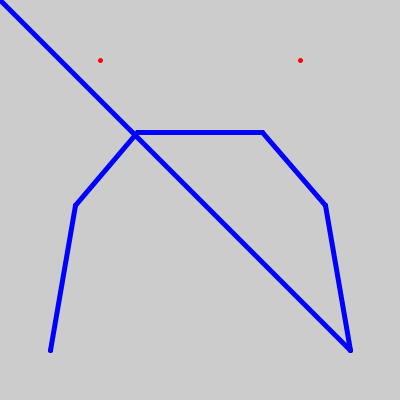
Frame 1 (no input)
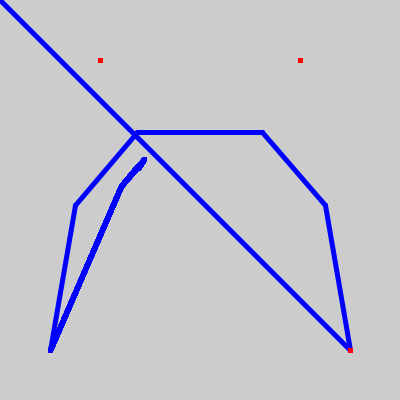
Frame 60 (the mouse pressed at the canvas centre just before this capture)
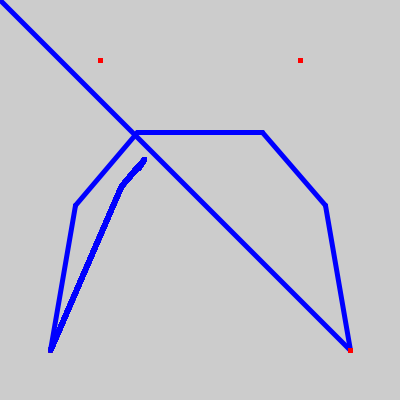
Frame 120 (the mouse held since frame 60 and released just before this capture)

The Processing sketch that drew these frames (run headless with seeded random() and noise(); from frame 60 on, the mouse is pressed at the canvas centre):

// Processing sketch: sketch_140929d
// ── sketch_140929d.pde

int tt=0;
int a = 0;
int b = 0;
int cou =0;
int cou2=0;
PVector [] P = {  


  new PVector( 50, 350 ), 


  new PVector(100, 60 ), 


  new PVector( 300, 60 ), 


  new PVector( 350, 350 ) 


}; 


PVector [] empty = new PVector[8];
PVector [] t = new PVector[8];
PVector [] div = new PVector[16];
void setup() 


{ 

  size(400,400); 
   noFill(); 
  
   for(int z=0; z<8; z++)
   {
    t[z] = new PVector(0,0);
   }
   for(int x=0; x<8; x++)
   {
     empty[x] = new PVector(0,0);
   }

   for(int y=0; y<16; y++)
   {
     div[y] = new PVector(0,0);
   }
} 


  


void draw() 
{ 
  stroke(255.0, 0.0, 0.0); 
  strokeWeight(5.0); 
  PVector [] Q = new PVector [P.length];
  for(int i=0; i<Q.length; i++)
  {
    point(P[i].x,P[i].y);
  }

   
  if(tt<2)
  {

    if(tt==0)
     getPt(P);
    else
    {
      getPt(div);
    }
     tt++;
  }
  
  for(int i=0; i<15; i++)
  {
    stroke(0.0, 0.0, 255.0); 
    point(div[i].x,div[i].y); 
    line(div[i].x,div[i].y,div[i+1].x,div[i+1].y);
  }
} 






void getPt( PVector [] n1)
{
   cou =0;
   int count = 0;
   int jug = 0;
   if(tt<1)
   {
      PVector [] Q = new PVector [n1.length];
      jug = Q.length;
   }
   else
   {
     print("!!!! "+cou2+" !!!!\n");
     jug = cou2;
   }

   print("!!!! "+jug+" !!!!\n");
   for(int z=0; z<jug/4; z++)
   {
    
     a=0; 
     print(jug/4);
    
      
     if(count == 4)
     {
       count = 0;
     }
     
     if(count ==0);
     {
       
       t[a]= n1[count+(z*4)];
       count++;
       print("\n"+ t[a]);
     }
     for(int i=0; i<3; i++)
     {
       a++;
       t[a].x= n1[i+(z*4)].x +(n1[(i+1)+(z*4)].x-n1[i+(z*4)].x)/2;
       t[a].y= n1[i+(z*4)].y +(n1[(i+1)+(z*4)].y-n1[i+(z*4)].y)/2;
       print("\n"+ t[a]);
     }
     count++;
     for(int j=1; j<3; j++)
     {
       a++;
       t[a].x = t[j].x+(t[j+1].x-t[j].x)/2;
       t[a].y = t[j].y+(t[j+1].y-t[j].y)/2;
       print("\n"+ t[a]);
     }
     a++;
     //print("\n"+a);
     t[a].x = t[a-2].x + (t[a-1].x-t[a-2].x)/2; 
     t[a].y = t[a-2].y + (t[a-1].y-t[a-2].y)/2;
     print("\n"+ t[a]);
     a++;
     count++;
     if(count == 3)
     {
       t[a] = n1[count+(z*4)];  
       print("\n"+ t[a]);
     }
     
//     for(int k=0; k<7; k++)
//     {
//       if(b<)
//      {
//       empty[b] = t[c[k]];
//       b++;
//       print(empty[b].x + "\n" + empty[b].y);
//      }
//      
//     }

   
     getPt2(t);
    count++;
   }
} 


void getPt2( PVector [] n)
{
 
  int [] c = {0,1,4,6,5,3,7};
  empty[b] = n[0];
  empty[b+1] = n[1];
  empty[b+2] = n[4];
  empty[b+3] = n[6];
  empty[b+4] = n[5];
  empty[b+5] = n[3];
  empty[b+6] = n[7];  
  
  for(int i=0; i<8; i++)
  {
    if(i>=4)
    {  
      div[cou] = empty[i-1];
      
    }
    else
    {
      div[cou] = empty[i];
     
    } 
    cou++;
    print("\n"+cou+ "\n");
  }
   
   cou2 = cou; 
  
}
